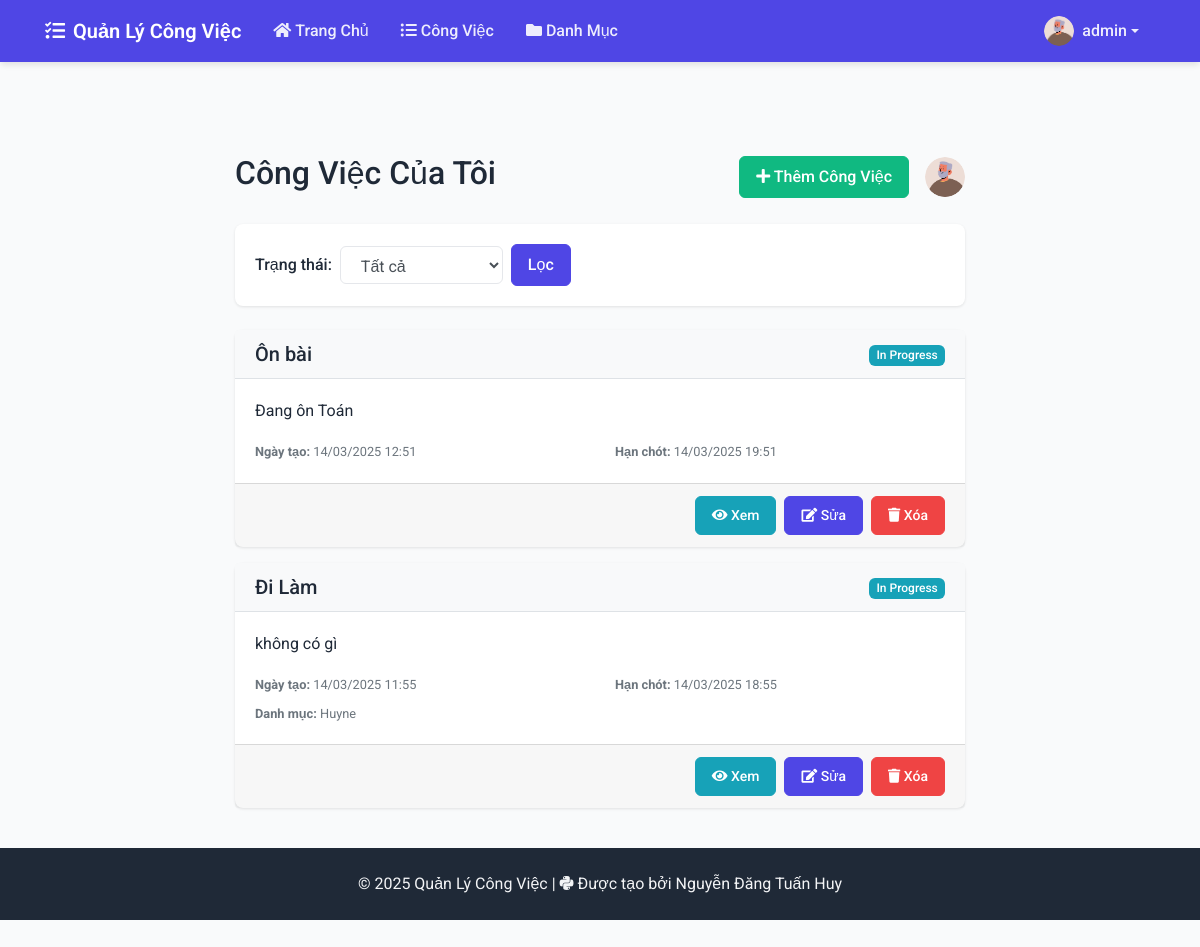
Page /tasks/ (signed in) on the committed database.
### tasks/models.py (models this page shows, shortened)
class Profile(models.Model):
    user = models.OneToOneField(User, on_delete=models.CASCADE)
    avatar = models.ImageField(upload_to='avatars/', default='avatars/default.png')
    def overdue_tasks_count(self):
        return Task.objects.filter(
            user=self.user,
            status__in=['pending', 'in_progress'],
            deadline__lt=timezone.now()
        ).count()

class Task(models.Model):
    STATUS_CHOICES = [
        ('pending', 'Pending'),
        ('in_progress', 'In Progress'),
        ('completed', 'Completed'),
        ('cancelled', 'Cancelled'),
    ]
    title = models.CharField(max_length=200)
    description = models.TextField(blank=True, null=True)
    status = models.CharField(max_length=20, choices=STATUS_CHOICES, default='pending')
    user = models.ForeignKey(User, on_delete=models.CASCADE, related_name='tasks')
    category = models.ForeignKey(Category, on_delete=models.SET_NULL, null=True, blank=True)
    created = models.DateTimeField(auto_now_add=True)
    deadline = models.DateTimeField(null=True, blank=True)
    finished = models.DateTimeField(null=True, blank=True)
    def is_overdue(self):
        if self.deadline and self.status in ['pending', 'in_progress']:
            return timezone.now() > self.deadline
        return False

class Category(models.Model):
    name = models.CharField(max_length=100)
    description = models.TextField(blank=True, null=True)
    user = models.ForeignKey(User, on_delete=models.CASCADE)
    class Meta:
        verbose_name_plural = "Categories"

### tasks/views.py (the view)
# urls.py: path('tasks/', TaskListView.as_view(), name='task-list'),
class TaskListView(LoginRequiredMixin, ListView):
    model = Task
    template_name = 'tasks/task_list.html'
    context_object_name = 'tasks'
    def get_queryset(self):
        return Task.objects.filter(user=self.request.user).order_by('-created')
    def get_context_data(self, **kwargs):
        context = super().get_context_data(**kwargs)
        context['overdue_tasks_count'] = self.request.user.profile.overdue_tasks_count()
        return context

### tasks/context_processors.py (called while the page is built)
def overdue_tasks_count(request):
    if request.user.is_authenticated:
        count = Task.objects.filter(
            user=request.user,
            deadline__lt=timezone.now(),
            status__in=['pending', 'in_progress']
        ).count()
        return {'overdue_tasks_count': count}
    return {'overdue_tasks_count': 0}

### tasks/templates/tasks/task_list.html (shortened to what this page needs)
{% extends 'tasks/base.html' %}
{% block content %}
<div class="container mt-4">
    <div class="row justify-content-center">
        <div class="col-md-8">
            <div class="d-flex justify-content-between align-items-center mb-4">
                <h2>Công Việc Của Tôi</h2>
                <div class="d-flex align-items-center">
                    <a href="{% url 'task-create' %}" class="btn btn-success mr-2">
                        <i class="fas fa-plus"></i> Thêm Công Việc
                    </a>
                    <div class="position-relative ml-2">
                        <img src="{{ user.profile.avatar.url }}" alt="{{ user.username }}" class="rounded-circle" style="width: 40px; height: 40px;">
                    </div>
                </div>
            </div>
            <div class="card mb-4">
                <div class="card-body">
                    <form method="get" class="form-inline">
                        <div class="form-group mr-2">
                            <label for="status" class="mr-2">Trạng thái:</label>
                            <select name="status" id="status" class="form-control">
                                <option value="">Tất cả</option>
                            </select>
                        </div>
                        <button type="submit" class="btn btn-primary">Lọc</button>
                    </form>
                </div>
            </div>
            {% if tasks %}
                {% for task in tasks %}
                <div class="card mb-3 {% if task.is_overdue %}border-danger{% endif %}">
                    <div class="card-header d-flex justify-content-between align-items-center">
                        <h5 class="mb-0">{{ task.title }}</h5>
                        <div>
                            <span class="badge
                                {% if task.status == 'pending' %}badge-warning
                                {% elif task.status == 'in_progress' %}badge-info
                                {% elif task.status == 'completed' %}badge-success
                                {% else %}badge-secondary
                                {% endif %}">
                                {{ task.get_status_display }}
                            </span>
                        </div>
                    </div>
                    <div class="card-body">
                        <p>{{ task.description|truncatechars:150 }}</p>
                        <div class="row">
                            <div class="col-md-6">
                                <small class="text-muted">
                                    <strong>Ngày tạo:</strong> {{ task.created|date:"d/m/Y H:i" }}
                                </small>
                            </div>
                            <div class="col-md-6">
                                <small class="text-muted">
                                    <strong>Hạn chót:</strong>
                                    {% if task.deadline %}
                                        {{ task.deadline|date:"d/m/Y H:i" }}
                                    {% else %}
                                        Chưa đặt
                                    {% endif %}
                                </small>
                            </div>
                        </div>
                        {% if task.category %}
                        <small class="text-muted d-block mt-2">
                            <strong>Danh mục:</strong> {{ task.category.name }}
                        </small>
                        {% endif %}
                    </div>
                    <div class="card-footer d-flex justify-content-end">
                        <a href="{% url 'task-detail' task.id %}" class="btn btn-sm btn-info mr-2">
                            <i class="fas fa-eye"></i> Xem
                        </a>
                        <a href="{% url 'task-update' task.id %}" class="btn btn-sm btn-primary mr-2">
                            <i class="fas fa-edit"></i> Sửa
                        </a>
                        <a href="{% url 'task-delete' task.id %}" class="btn btn-sm btn-danger">
                            <i class="fas fa-trash"></i> Xóa
                        </a>
                    </div>
                </div>
                {% endfor %}
            {% else %}
                <div class="alert alert-info">
                    <h4 class="alert-heading">Không tìm thấy công việc nào!</h4>
                    <p>Bạn chưa tạo công việc nào. Nhấn nút "Thêm Công Việc" để bắt đầu.</p>
                </div>
            {% endif %}
        </div>
    </div>
</div>
{% endblock %}

### tasks/templates/tasks/base.html (shortened to what this page needs)
<!DOCTYPE html>
<html lang="vi">
<head>
    <link rel="stylesheet" href="https://cdn.jsdelivr.net/npm/bootstrap@4.6.0/dist/css/bootstrap.min.css">
    <link rel="stylesheet" href="https://cdnjs.cloudflare.com/ajax/libs/font-awesome/5.15.3/css/all.min.css">
    {% load static %}
    <link rel="stylesheet" type="text/css" href="{% static 'css/styles.css' %}">
</head>
<body>
    <nav class="navbar navbar-expand-lg navbar-dark">
        <div class="container">
            <a class="navbar-brand" href="{% url 'dashboard' %}">
                <i class="fas fa-tasks mr-2"></i>Quản Lý Công Việc
            </a>
            <div class="collapse navbar-collapse" id="navbarNav">
                <ul class="navbar-nav mr-auto">
                    {% if user.is_authenticated %}
                    <li class="nav-item">
                        <a class="nav-link" href="{% url 'dashboard' %}">
                            <i class="fas fa-home mr-1"></i>Trang Chủ
                        </a>
                    </li>
                    <li class="nav-item">
                        <a class="nav-link" href="{% url 'task-list' %}">
                            <i class="fas fa-list-ul mr-1"></i>Công Việc
                        </a>
                    </li>
                    <li class="nav-item">
                        <a class="nav-link" href="{% url 'category-list' %}">
                            <i class="fas fa-folder mr-1"></i>Danh Mục
                        </a>
                    </li>
                    {% endif %}
                </ul>
                <ul class="navbar-nav ml-auto">
                    {% if user.is_authenticated %}
                    <li class="nav-item dropdown">
                        <a class="nav-link dropdown-toggle position-relative d-flex align-items-center" href="#" id="userDropdown" role="button" data-toggle="dropdown" aria-haspopup="true" aria-expanded="false">
                            {% if user.profile and user.profile.avatar %}
                                <img src="{{ user.profile.avatar.url }}" alt="{{ user.username }}" class="rounded-circle mr-2" style="width: 30px; height: 30px; object-fit: cover;">
                            {% else %}
                                <i class="fas fa-user-circle mr-2" style="font-size: 1.5rem;"></i>
                            {% endif %}
                            <span>{{ user.username }}</span>
                        </a>
                    </li>
                    {% endif %}
                </ul>
            </div>
        </div>
    </nav>
    <main class="flex-grow-1 py-4">
        {% block content %}{% endblock %}
    </main>
    <footer class="footer text-center">
        <div class="container">
            <p class="mb-0">&copy; 2025 Quản Lý Công Việc | <i class="fab fa-python mr-1"></i>Được tạo bởi Nguyễn Đăng Tuấn Huy</p>
        </div>
    </footer>
</body>
</html>

### static/css/styles.css (style rules this page uses)
body { min-height: 100vh; display: flex; flex-direction: column; background-color: #f8f9fa; padding-bottom: 60px; }
.navbar { margin-bottom: 20px; }
main { flex: 1; }
.card { box-shadow: 0 2px 4px rgba(0,0,0,0.1); margin-bottom: 20px; }
.card-header { background-color: #f8f9fa; border-bottom: 1px solid #dee2e6; font-weight: 500; }
.form-group { margin-bottom: 1rem; }
footer { margin-top: auto; background-color: #343a40; color: white; padding: 1rem 0; }
.navbar .position-relative { display: inline-block; }
.form-group label { font-weight: 500; }

### tasks/templates/tasks/base.html (style rules this page uses)
:root { --primary-color: #4F46E5; --primary-dark: #4338CA; --secondary-color: #10B981; --accent-color: #F59E0B; --dark-color: #1F2937; --light-color: #F3F4F6; --danger-color: #EF4444; --success-color: #10B981; }
body { font-family: 'Roboto', sans-serif; background-color: #F9FAFB; min-height: 100vh; display: flex; flex-direction: column; color: var(--dark-color); }
.navbar { background-color: var(--primary-color) !important; box-shadow: 0 4px 6px -1px rgba(0, 0, 0, 0.1); }
.navbar-brand { font-weight: 600; font-size: 1.25rem; color: white !important; }
.nav-link { font-weight: 500; padding: 0.5rem 1rem !important; transition: all 0.3s ease; color: rgba(255, 255, 255, 0.9) !important; }
.card { border: none; border-radius: 8px; box-shadow: 0 1px 3px rgba(0,0,0,0.1); transition: all 0.3s ease; background: white; }
.btn { border-radius: 6px; padding: 0.5rem 1rem; font-weight: 500; transition: all 0.3s ease; }
.btn-primary { background-color: var(--primary-color); border-color: var(--primary-color); }
.btn-success { background-color: var(--success-color); border-color: var(--success-color); }
.btn-danger { background-color: var(--danger-color); border-color: var(--danger-color); }
.footer { margin-top: auto; padding: 1.5rem 0; background-color: var(--dark-color); color: var(--light-color) !important; }
.badge { padding: 0.4em 0.6em; font-weight: 500; border-radius: 6px; }
.form-control { border-radius: 6px; border: 1px solid #E5E7EB; padding: 0.625rem 1rem; transition: all 0.2s ease; }

### rows in the picture
Task: title "Ôn bài", status "In Progress", description "Đang ôn Toán", created "14/03/2025 12:51", deadline "14/03/2025 19:51"
Task: title "Đi Làm", status "In Progress", description "không có gì", created "14/03/2025 11:55", deadline "14/03/2025 18:55", category.name "Huyne"

### other values in the picture
{{ user.username }} "admin"
